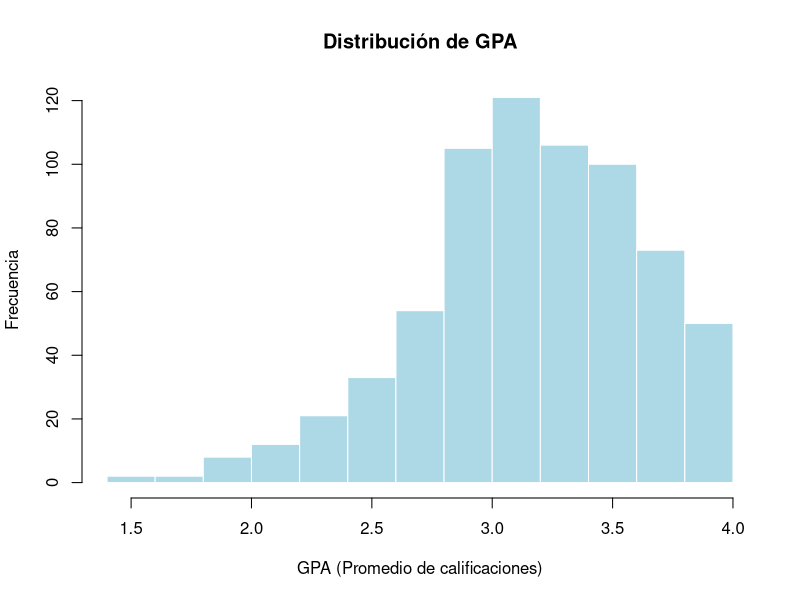
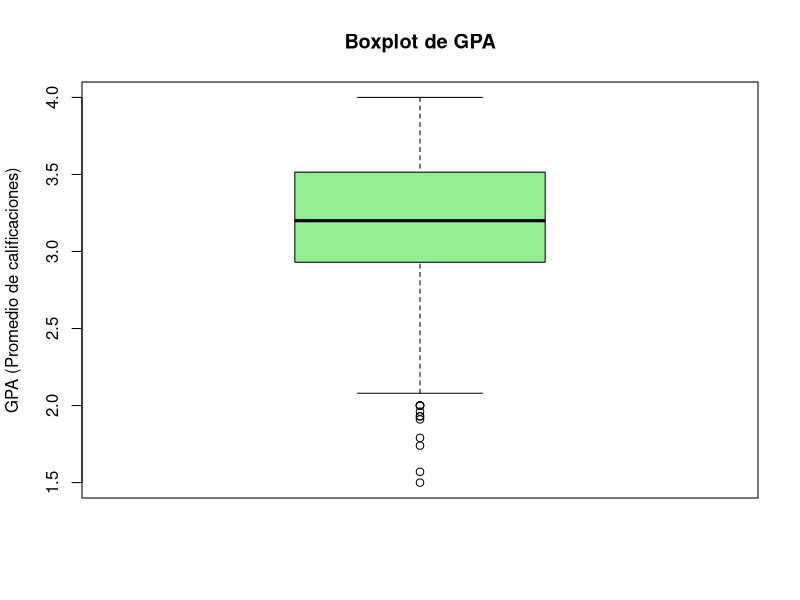
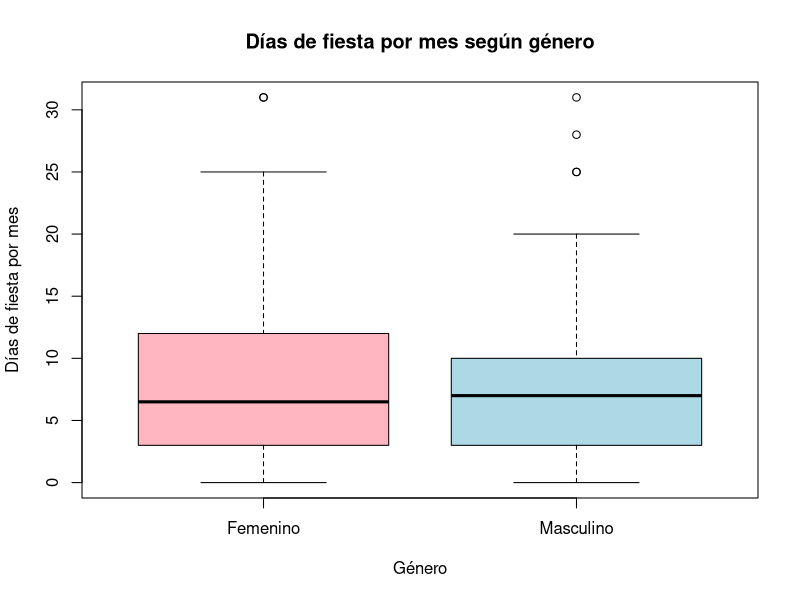

The R script that drew these images, in order: (Note: this script raises an error after producing the figures.)
# Maestría en Ciencia de Datos - FCyT - UADER
# Seminario 1. Técnicas de Análisis en Ciencias de Datos
# Trabajo Práactico 2. Estimación de parámetros. Correlaciones entre variables. Gráficos. Pruebas de Hipóotesis.


# MARTIN ARREJIN - PAMELA BONADEO - SANTIAGO GRINÓVERO - PAOLO ORUNDES CARDINALI
#CODIGO EN REPO https://github.com/orundescardinalipaolo/cdd

# Trabajando con una base de datos.
# Carge en su área de trabajo el archivo Student0405.txt. Esta base contiene datos recolectados durante 2004 a 2005 de estudiantes en clases de estdística de una Universidad de Estados Unidos. Las variables consideradas son: género (Sex), promedio de calificaciones (GPA), importancia de la religión en sus vidas (ReligImp), cantidad de faltas en promedio por semana (MissClass), ubicación en el aula (Seat), días de fiesta en un mes (PartyDays), horas semanales de estudio (StudyHrs). Importe los datos y luego realice las siguientes actividades:


# a) Ejecute comandos para visualizar su base de datos y las variables: attach(datos), View(datos), head(datos), str(datos).

  # Cargar la base de datos
  # datos <- read.table("seminario1/Student0405.txt", header = TRUE)
  
  #View(datos)
  
  # Nos muestra el siguiente error: 
  # Error en scan(file = file, what = what, sep = sep, quote = quote, dec = dec, : line 98 did not have 7 elements

  #¿solucion provisoria? ¿O hay que revisar la fuente?
  #datos <- read.table("Student0405.txt", header = TRUE, fill = TRUE, strip.white = TRUE)

  #solución definitiva usar sep="\t" para separar por tabulaciones
  datos <- read.delim("Student0405.txt", sep="\t", header = TRUE)

  #adjunta la base de datos
  attach(datos)
  
  #abre una nueva ventana tipo excel con los datos
  View(datos)

  str(datos)
  #devuelve:
  # 'data.frame':	690 obs. of  7 variables:
  #   $ Sex      : chr  "Female" "Male" "Female" "Female" ...
  # $ GPA      : chr  "3.70" "3.20" "3.01" "3.77" ...
  # $ ReligImp : chr  "Fairly" "Fairly" "Fairly" "Not" ...
  # $ MissClass: chr  "1" "3" "0" "0" ...
  # $ Seat     : chr  "Back" "Front" "Middle" "Middle" ...
  # $ PartyDays: int  5 3 8 0 8 2 1 2 15 1 ...
  # $ StudyHrs : int  3 30 16 4 12 20 4 15 7 40 ...
   
  #muestra los encabezados
  head(datos)
  
  # Sex  GPA ReligImp MissClass   Seat PartyDays StudyHrs
  # 1 Female 3.70   Fairly         1   Back         5        3
  # 2   Male 3.20   Fairly         3  Front         3       30
  # 3 Female 3.01   Fairly         0 Middle         8       16
  # 4 Female 3.77      Not         0 Middle         0        4
  # 5   Male 3.28      Not         0 Middle         8       12
  # 6 Female 2.80   Fairly         0 Middle         2       20
  
  
# b) Identifique tamaño muestral y cantidad de variables.
  
  nrow(datos)   # cantidad de observaciones (total = 690)
  #salida: [1] 690
  
  ncol(datos)   # cantidad de variables (total = 7)
  #salida: [1] 7
  
  dim(datos)    # muestra ambas cosas: filas y columnas (total 690 7)
  #salida: [1] 690   7
  
 
# c) Determine qué variables son cuantitativas y cuáles son cualitativas. Entre las cuantitativas, ¿hay variables discretas? Las variables cualitativas, ¿qué categorías tienen?
  
  #primero revisamos la estructura
  str(datos)
  summary(datos)
  
  # >   str(datos)
  # 'data.frame':	690 obs. of  7 variables:
  #   $ Sex      : chr  "Female" "Male" "Female" "Female" ...
  # $ GPA      : num  3.7 3.2 3.01 3.77 3.28 2.8 2.5 3.11 3.15 3.44 ...
  # $ ReligImp : chr  "Fairly" "Fairly" "Fairly" "Not" ...
  # $ MissClass: int  1 3 0 0 0 0 3 0 2 0 ...
  # $ Seat     : chr  "Back" "Front" "Middle" "Middle" ...
  # $ PartyDays: int  5 3 8 0 8 2 1 2 15 1 ...
  # $ StudyHrs : int  3 30 16 4 12 20 4 15 7 40 ...

   
  # >   summary(datos)
  # Sex                 GPA          ReligImp           MissClass     
  # Length:690         Min.   :1.500   Length:690         Min.   :0.0000  
  # Class :character   1st Qu.:2.930   Class :character   1st Qu.:0.0000  
  # Mode  :character   Median :3.200   Mode  :character   Median :1.0000  
  # Mean   :3.179                      Mean   :0.9086  
  # 3rd Qu.:3.515                      3rd Qu.:1.0000  
  # Max.   :4.000                      Max.   :6.0000  
  # NA's   :3                          NA's   :1       
  # Seat             PartyDays         StudyHrs    
  # Length:690         Min.   : 0.000   Min.   : 0.00  
  # Class :character   1st Qu.: 3.000   1st Qu.: 6.25  
  # Mode  :character   Median : 7.000   Median :10.00  
  # Mean   : 7.501   Mean   :13.16  
  # 3rd Qu.:11.000   3rd Qu.:16.00  
  # Max.   :31.000   Max.   :70.00  
  # NA's   :4 
  
  #Convertir en tabla para el Rmd:
  # Variable    | Descripción                | Tipo                                                            |
  #   | ----------- | -------------------------- | --------------------------------------------------------------- |
  #   | `Sex`       | Género                     | Cualitativa                                                     |
  #   | `GPA`       | Promedio de calificaciones | Cuantitativa continua                                           |
  #   | `ReligImp`  | Importancia de la religión | Cualitativa ordinal o cuantitativa discreta, según codificación |
  #   | `MissClass` | Faltas promedio por semana | Cuantitativa discreta                                           |
  #   | `Seat`      | Ubicación en el aula       | Cualitativa                                                     |
  #   | `PartyDays` | Días de fiesta en un mes   | Cuantitativa discreta                                           |
  #   | `StudyHrs`  | Horas semanales de estudio | Cuantitativa continua o discreta, según registro                |
     
  
  #Respuesta: Las variables cuantitativas son GPA, MissClass, PartyDays y StudyHrs, ya que representan mediciones o conteos numéricos. Entre ellas, MissClass y PartyDays pueden considerarse discretas porque expresan cantidades contables.
  # Las variables cualitativas son Sex, Seat y ReligIm. La variable Sex clasifica a los estudiantes según género, Seat indica la ubicación en el aula y ReligImp representa una escala de importancia, por lo que se interpreta como cualitativa ordinal.
  
  #Las variables cualitativas, ¿qué categorías tienen?
  
  table(datos$Sex)
  #salida:
  #Female   Male 
  #382    308 
  
  table(datos$Seat)
  #salida:
  # Back  Front Middle 
  # 1    134    151    404 
  
  table(datos$ReligImp)
  # Fairly    Not   Very 
  # 319    222    149 

  #acá preguntar en la clase de consulta por los 0, 1 y 2 que tal vez al estar "dañada" la bd (ejercicio a), está mal intepretando los valores y por eso trae 0, 1 y 2 cuando no debería... (Resuelto en la clase de consulta con Santiago Diaz el 29 de abril de 2026)
  
     
#   d) Obtenga un resumen numérico para GPA que contenga: mínimo, máximo, Q1, Q3, mediana, media, desvío estándar y varianza. Además, realice dos gráficos distintos que le permitan describir la distribución de esta variable. ¿Qué puede decir acerca de su distribución?
  
  resumen_GPA <- data.frame(
    Minimo = min(datos$GPA, na.rm = TRUE),
    Q1 = quantile(datos$GPA, 0.25, na.rm = TRUE),
    Mediana = median(datos$GPA, na.rm = TRUE),
    Media = mean(datos$GPA, na.rm = TRUE),
    Q3 = quantile(datos$GPA, 0.75, na.rm = TRUE),
    Maximo = max(datos$GPA, na.rm = TRUE),
    Desvio_Estandar = sd(datos$GPA, na.rm = TRUE),
    Varianza = var(datos$GPA, na.rm = TRUE)
  )
  
  resumen_GPA
  #Salida:  
  # Minimo  Q1     Mediana    Media    Q3       Maximo   Desvio_Estandar  Varianza
  # 25%     1.5     2.93      3.2     3.179214  3.515 4
  #0.4533599    0.2055352
  

  #Comentario: El histograma permite analizar la forma general de la distribución, mientras que el boxplot permite identificar la mediana, la dispersión y la posible existencia de valores atípicos.
  
  #Gráfico 1: Histograma
  hist(datos$GPA,
       main = "Distribución de GPA",
       xlab = "GPA (Promedio de calificaciones)",
       ylab = "Frecuencia",
       col = "lightblue",
       border = "white")
  
  #Respuesta: En el histograma se observa que la variable GPA presenta valores concentrados alrededor de la zona central hacia la derecha de la distribución más precisamente en el ranzo entre 2.9 y 3.5
  
  #Gráfico 2: Boxplot
  boxplot(datos$GPA,
          main = "Boxplot de GPA",
          ylab = "GPA (Promedio de calificaciones)",
          col = "lightgreen")
  
    #Respuesta: En el boxplot de GPA se observa que la mayoría de las calificaciones se concentran entre aproximadamente 2.9 y 3.5 (coincidente con el diagrama anterior), con una mediana cercana a 3.2 (donde está linea negra en el centro del recuadro, esto quiere decir que la mitad está por debajo de ésta línea y la otra mitad por encima). Además, aparecen algunos valores atípicos inferiores, lo que indica que existen pocos estudiantes con GPA bastante más bajo que el resto. En general, los datos se concentran en valores medios-altos.
  
   
#   e) Realice un resumen numérico y un gráfico que le permita conjeturar si las mujeres van más a fiestas que los varones. Describa lo que observa.
  
  aggregate(PartyDays ~ Sex, data = datos, summary)
  #Salida
  # Sex PartyDays.Min. PartyDays.1st Qu. PartyDays.Median PartyDays.Mean
  # 1 Female       0.000000          3.000000         6.500000       7.539267
  # 2   Male       0.000000          3.000000         7.000000       7.454545
  # PartyDays.3rd Qu. PartyDays.Max.
  # 1         12.000000      31.000000
  # 2         10.000000      31.000000
  
  aggregate(PartyDays ~ Sex, data = datos, mean, na.rm = TRUE)
  #Salida
  # Sex PartyDays
  # 1 Female  7.539267
  # 2   Male  7.454545
  
  
  aggregate(PartyDays ~ Sex, data = datos, median, na.rm = TRUE)
  #Salida
  # Sex PartyDays
  # 1 Female       6.5
  # 2   Male       7.0
  
  aggregate(PartyDays ~ Sex, data = datos, sd, na.rm = TRUE)
  #Salida
  # Sex PartyDays
  # 1 Female  5.458724
  # 2   Male  5.454689
  
  #Gráfico
  boxplot(PartyDays ~ Sex,
          data = datos,
          main = "Días de fiesta por mes según género",
          xlab = "Género",
          ylab = "Días de fiesta por mes",
          names = c("Femenino", "Masculino"),
          col = c("lightpink", "lightblue"))
  
  #otro gráfico
  promedios_party$Genero <- factor(promedios_party$Sex,
                                   levels = c("Female", "Male"),
                                   labels = c("Femenino", "Masculino"))
  
  barplot(promedios_party$PartyDays,
          names.arg = promedios_party$Genero,
          main = "Promedio de días de fiesta según género",
          xlab = "Género",
          ylab = "Promedio de días de fiesta",
          col = c("lightpink", "lightblue"))
  
  ##Respuesta: Éste gráfico no muestra diferencias significativas como el anterior
    #Para analizar si las mujeres van más a fiestas que los varones, se comparó la variable PartyDays según la variable Sex. A partir del resumen numérico y del boxplot, se observa si alguno de los grupos presenta una mediana o media superior. 
  #Si el grupo correspondiente a mujeres presenta valores centrales más altos, podría decirse que asisten a fiestas con mayor frecuencia. Sin embargo, esta observación es descriptiva y no implica por sí sola una diferencia estadísticamente significativa (se aprecia mucho mejor en el segundo gráfico).
 
  
  
# f) Realice un resumen numérico y un gráfico que le permita conjeturar si las calificaciones GPA dependen de la ubicación de aula del alumno. Describa lo que observa.
 
  aggregate(GPA ~ Seat, data = datos, summary)
  #Salida: 
  # Seat GPA.Min. GPA.1st Qu. GPA.Median GPA.Mean GPA.3rd Qu. GPA.Max.
  # 1        2.250000    2.250000   2.250000 2.250000    2.250000 2.250000
  # 2   Back 1.910000    2.805000   3.100000 3.077015    3.400000 4.000000
  # 3  Front 1.740000    3.000000   3.265000 3.251067    3.600000 4.000000
  # 4 Middle 1.500000    2.940000   3.205000 3.188781    3.517500 4.000000
  
  aggregate(GPA ~ Seat, data = datos, mean, na.rm = TRUE)
  #Salida: 
  # Seat      GPA
  # 1        2.250000
  # 2   Back 3.077015
  # 3  Front 3.251067
  # 4 Middle 3.188781
  
  aggregate(GPA ~ Seat, data = datos, median, na.rm = TRUE)
  #Salida: 
  # Seat   GPA
  # 1        2.250
  # 2   Back 3.100
  # 3  Front 3.265
  # 4 Middle 3.205
  
  aggregate(GPA ~ Seat, data = datos, sd, na.rm = TRUE)
  #Salida: 
  # Seat       GPA
  # 1               NA
  # 2   Back 0.4748027
  # 3  Front 0.4486537
  # 4 Middle 0.4408886
  
  
  #Comentario: Aparecen columnas sin etiquetas porque probablemente en el archivo hay valores vacíos, espacios en blanco o datos faltantes mal leídos.
  
  #Comprobación: 
  table(datos$Seat, useNA = "ifany")
  
  #Salida
  # Back  Front Middle 
  # 1    134    151    404
  
  #Para ver las filas problemáticas
  datos[datos$Seat == "" | is.na(datos$Seat), ]
  # Sex  GPA ReligImp MissClass Seat PartyDays StudyHrs
  # 305 Male 2.25     Very         1              4       10
  
  unique(datos$Seat)
  #Limpiamos los espacios en blanco
  datos$Seat <- trimws(datos$Seat)
  
  #Recomprobación: 
  table(datos$Seat, useNA = "ifany")
  #sigue fallando... preguntar en clases
  
  
  #Armamos el gráfico con los datos que tenemos
  boxplot(GPA ~ Seat,
          data = datos,
          main = "GPA según ubicación en el aula",
          xlab = "Ubicación en el aula",
          ylab = "GPA",
          col = "lightblue")
  
  # Limpiamos posibles espacios en blanco
  datos$Seat <- trimws(datos$Seat)
  
  # Convertimos categorías vacías en NA
  datos$Seat[datos$Seat == ""] <- NA
  
  # Verificamos la tabla
  table(datos$Seat, useNA = "ifany")
  
  datos_seat <- subset(datos, !is.na(Seat))
  
  aggregate(GPA ~ Seat, data = datos_seat, summary)
  aggregate(GPA ~ Seat, data = datos_seat, mean, na.rm = TRUE)
  aggregate(GPA ~ Seat, data = datos_seat, sd, na.rm = TRUE)
  
  boxplot(GPA ~ Seat,
          data = datos_seat,
          main = "GPA según ubicación en el aula",
          xlab = "Ubicación en el aula",
          ylab = "GPA",
          names = c("Al fondo", "Al frente", "En el medio"),
          col = "lightblue")
  
  ##Respuesta: Finalmente este gráfico funciona bien excluyendo el NA. Al analizar la variable Seat, se detectó un registro sin categoría asignada. Dado que no es posible identificar la ubicación del estudiante en el aula, dicho valor se consideró como dato faltante (NA) y se excluyó del análisis comparativo de GPA según ubicación. Esta decisión evita interpretar erróneamente el valor vacío como una categoría válida.
  #Los puntos inferiores observados en la categoría “En el medio” representan valores atípicos: estudiantes con GPA más bajo que el resto del grupo. La mayoría de los valores se concentra por encima de esos puntos, dentro del rango principal mostrado por la caja.
    #En el resumen numérico se observa que los estudiantes ubicados en Front (Al frente) presentan el promedio de GPA más alto, seguidos por Middle (En el medio) y luego Back (Al fonde). Sin embargo, las diferencias entre los promedios no parecen ser muy marcadas, por lo que descriptivamente no se observa una separación fuerte entre los grupos.
  

  
  
# g) Realice una tabla de frecuencias absolutas y relativas para la variable Seat y realice dos gráficos distintos que le permitan visualizar esta variable. Describa lo que observa.
  
  #Frecuencias absolutas:
  freq_abs_seat <- table(datos$Seat)
  freq_abs_seat
  #Salida:
  # Back  Front Middle 
  # 134    151    404
  
  #Frecuencias relativas:
  freq_rel_seat <- prop.table(freq_abs_seat)
  freq_rel_seat
  #Salida
  # Back     Front    Middle 
  # 0.1944848 0.2191582 0.5863570 
  
  #Para hacerlo en una tabla completa:
  tabla_seat <- data.frame(
    Seat = names(freq_abs_seat),
    Frecuencia_Absoluta = as.vector(freq_abs_seat),
    Frecuencia_Relativa = as.vector(freq_rel_seat)
  )
  
  tabla_seat
  #Salida
  # Seat Frecuencia_Absoluta Frecuencia_Relativa
  # 1   Back                 134           0.1944848
  # 2  Front                 151           0.2191582
  # 3 Middle                 404           0.5863570
  
  #También podemos expresar las frecuencias relativas en porcentaje:
  tabla_seat$Porcentaje <- tabla_seat$Frecuencia_Relativa * 100
  tabla_seat
  #Salida:
  # Back                 134           0.1944848   19.44848
  # 2  Front                 151           0.2191582   21.91582
  # 3 Middle                 404           0.5863570   58.63570
  
  #Gráfico 1: Barras
  barplot(freq_abs_seat,
          names.arg = c("Al fondo", "Al frente", "En el medio"),
          main = "Frecuencia absoluta de ubicación en el aula",
          xlab = "Ubicación",
          ylab = "Frecuencia",
          col = "lightblue")
  
  #Gráfico 2: Gráfico circular
  pie(freq_abs_seat,
      labels = c("Al fondo", "Al frente", "En el medio"),
      main = "Distribución porcentual de ubicación en el aula",
      col = c("lightblue", "lightgreen", "lightpink"),
      cex = 0.9)
  
  #Comentario: Queda muy feo, así que lo retocamos un poco ya que no se ven bien las etiquetas y las cambiamos mejor a leyendas
  
  porcentajes_seat <- round(prop.table(freq_abs_seat) * 100, 1)
  
  etiquetas_seat <- paste0(
    c("Al fondo", "Al frente", "En el medio"),
    ": ",
    porcentajes_seat,
    "%"
  )
  
  colores_pastel <- c("lightblue", "lightgreen", "lightpink")
  
  pie(freq_abs_seat,
      labels = NA,
      main = "Distribución porcentual de ubicación en el aula",
      col = colores_pastel,
      radius = 0.8)
  
  legend("topright",
         legend = etiquetas_seat,
         fill = colores_pastel,
         cex = 0.8)
  
  #Respuesta: 
  # La variable Seat muestra la distribución de los estudiantes según la ubicación que ocupan en el aula. A partir de la tabla de frecuencias absolutas y relativas se puede identificar cuál es la ubicación más frecuente.
  # Los gráficos permiten visualizar rápidamente si los estudiantes se distribuyen de manera equilibrada entre las categorías o si existe una mayor concentración en alguna ubicación específica.
  #Se observa en el gráfico que al fondo y al frente tienen casi la misma distribución, representando entre ambos un 40% del total, en cambio casi el 60% se ubica en el medio del aula
  
  
  
# h) Realice un gráfico que le permita ver cómo se comporta la variable GPA en función de la cantidad de horas de estudio. ¿Qué observa? ¿Es posible establecer una relación entre ambas?
   
  plot(datos$StudyHrs, datos$GPA,
       main = "GPA en función de las horas de estudio",
       xlab = "Horas semanales de estudio",
       ylab = "GPA",
       pch = 19,
       col = "blue")
  
  abline(lm(GPA ~ StudyHrs, data = datos), col = "red", lwd = 2)
  
  #Respuesta: El gráfico muestra una relación positiva débil entre las horas semanales de estudio y el GPA. La recta de tendencia (abline) tiene una pendiente levemente ascendente, lo que indica que, en general, quienes estudian más horas tienden a tener un GPA algo mayor. Sin embargo, la gran dispersión de los puntos muestra que la relación no es fuerte y que las horas de estudio no explican por sí solas el promedio de calificaciones.

  #Coeficiente de correlación:
  cor(datos$StudyHrs, datos$GPA, use = "complete.obs")
  
  #Salida
  #[1] 0.1618092
  #Respuesta: Como el valor está cerca de 0, indica que la relación lineal entre ambas variables es baja. De las notas tomadas en clases:
  # Correlación cercana a 1  → relación positiva fuerte
  # Correlación cercana a -1 → relación negativa fuerte
  # Correlación cercana a 0  → relación débil o casi inexistente
  
  
  
#   i) Realice un gráfico que le permita ver cómo se comporta la variable GPA en función de la cantidad de horas de estudio, discriminando por sexo. ¿Qué observa?
  
  # plot(datos$StudyHrs, datos$GPA,
  #      main = "GPA según horas de estudio, discriminado por sexo",
  #      xlab = "Horas semanales de estudio",
  #      ylab = "GPA",
  #      pch = 19,
  #      col = ifelse(datos$Sex == unique(datos$Sex)[1], "blue", "red"))
  # 
  # legend("bottomright",
  #        legend = c("Femenino", "Masculino"),
  #        title = "Género",
  #        col = c("blue", "red"),
  #        pch = 19)
  
  
  library(ggplot2)
  
  ggplot(datos, aes(x = StudyHrs, y = GPA, color = Sex)) +
    geom_point() +
    geom_smooth(method = "lm", se = FALSE) +
    labs(title = "GPA según horas de estudio, discriminado por género",
         x = "Horas semanales de estudio",
         y = "GPA",
         color = "Género") +
    scale_color_manual(
      values = c("Female" = "lightpink", "Male" = "lightblue"),
      labels = c("Female" = "Femenino", "Male" = "Masculino")
    )
  
  # Respuesta: Al discriminar por género, se observa que tanto en femenino como en masculino existe una leve tendencia positiva entre horas de estudio y GPA. La relación parece algo más marcada en el grupo masculino, aunque en ambos casos los puntos están bastante dispersos. Por lo tanto, no puede afirmarse una relación fuerte entre ambas variables.
  
  
  
   
#   j) Realice una prueba de hipótesis que le permita comparar el promedio de las calificaciones por género; no hay sospechas previas. Escriba H0 y H1. Concluya teniendo en cuenta el p-value. Analice el cumplimiento de supuestos: normalidad de cada grupo y homogeneidad de varianzas.

# k) Si no hay diferencias significativas del promedio de calificaciones según el género, realice una estimación a través de un IC del 98 % para la verdadera calificación media.
